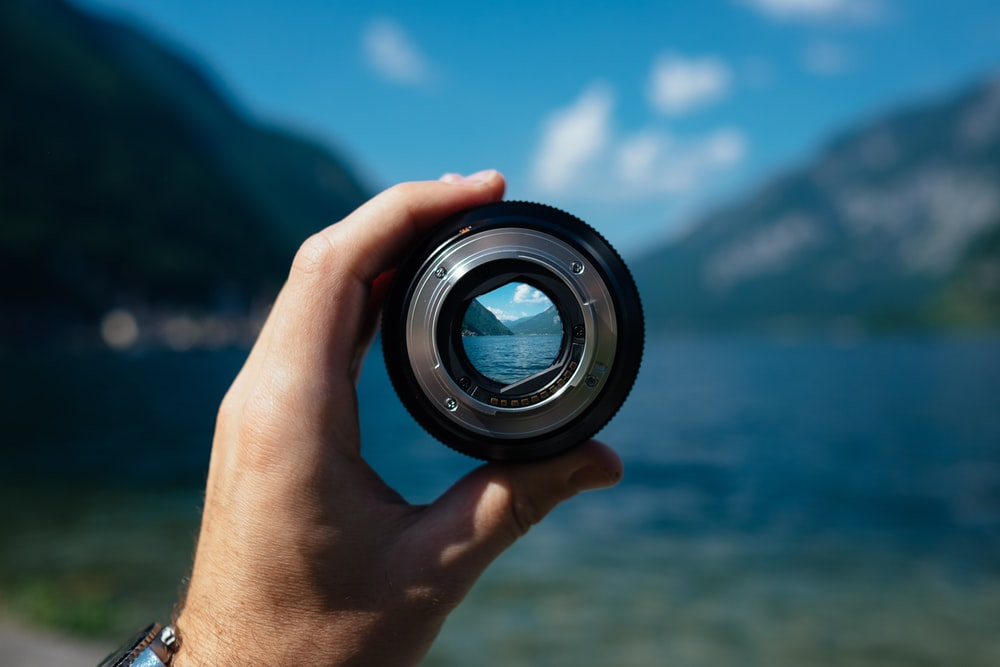
//> input picture Arvinder/thresholding/test_pic.jpeg, 1000 x 667 px
$ ./thresholding   (built with g++ and OpenCV 4)
//> lines starting //> are read from the running program, lines starting //| are printed output that depends on the picture
#include <iostream>
#include <string>

#include <opencv2/opencv.hpp>
// [6 lines of commented-out code are left out]


void show_image(cv::Mat &image){

    imshow("Image: ",image);

    cv::waitKey(0);

}

void show_dims(cv::Mat &image){
    std::cout<<"Rows: "<<image.rows<<std::endl;
    std::cout<<"Cols: "<<image.cols<<std::endl;
}

int main(){

    std::string test_pic = "./test_pic.jpeg";
    std::string yinyangGrayPath = "./test_pic_gray.jpeg";

    cv::Mat image = cv::imread(test_pic);
//> image is the input picture: 667 rows x 1000 cols, CV_8UC3; mean B, G, R 99.2, 85.9, 51.1
    cv::Mat grayImage;

    cv::cvtColor(image,grayImage,cv::COLOR_BGR2GRAY);
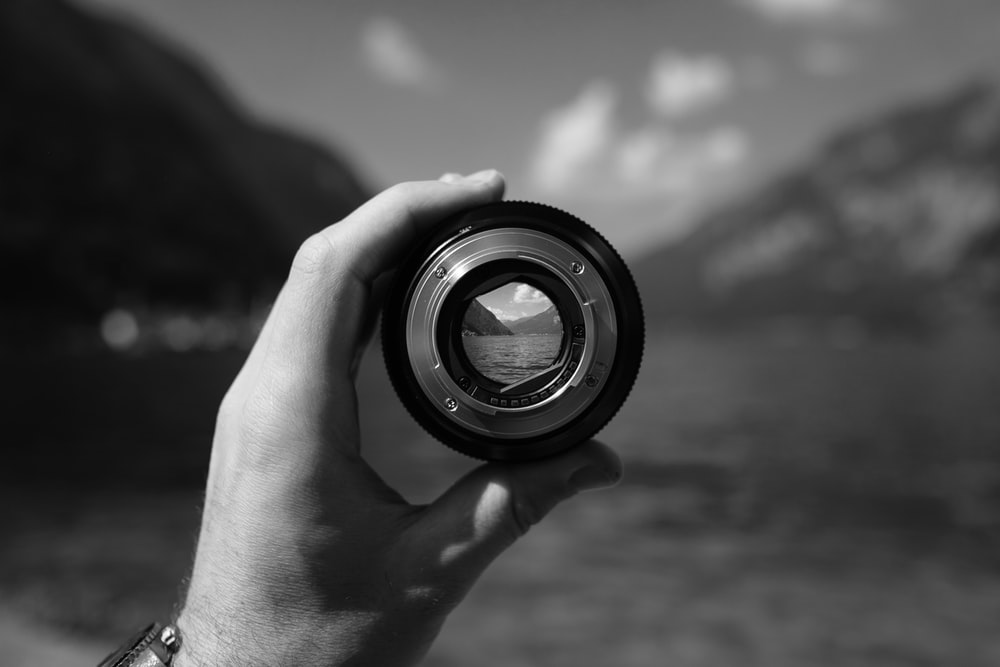
//> grayImage: 667 rows x 1000 cols, CV_8UC1; min 0, max 255, mean 77

    show_image(image);

    show_image(grayImage);

    if(!image.data) {
        std::cout<< "No image"<<std::endl;
        return 0;
    }

    cv::Mat channels[3];

    cv::split(image,channels);
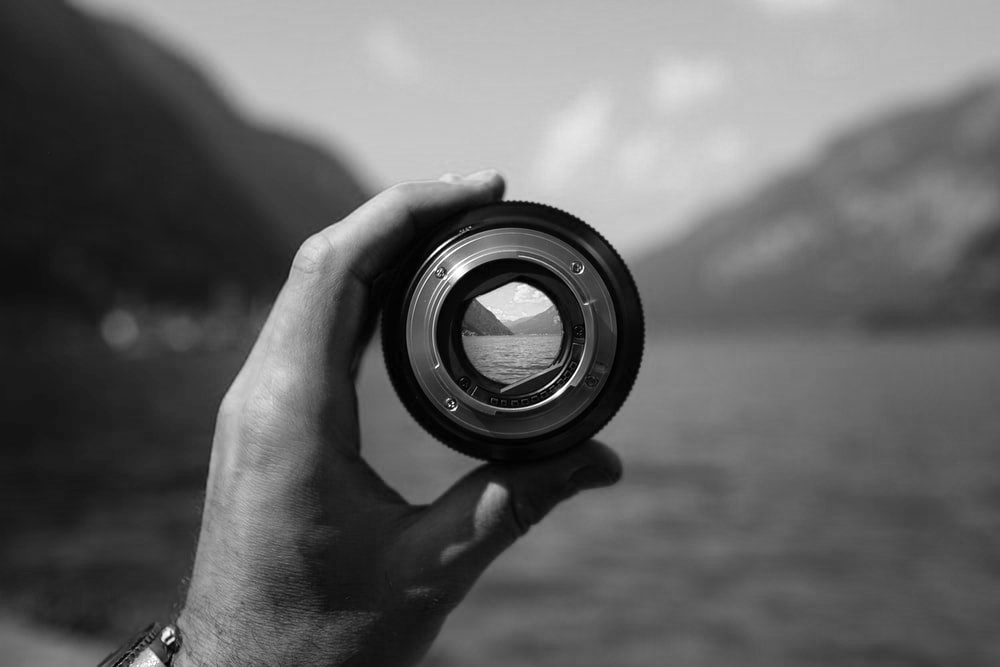
//> channels[0]: 667 rows x 1000 cols, CV_8UC1; min 0, max 255, mean 99.2
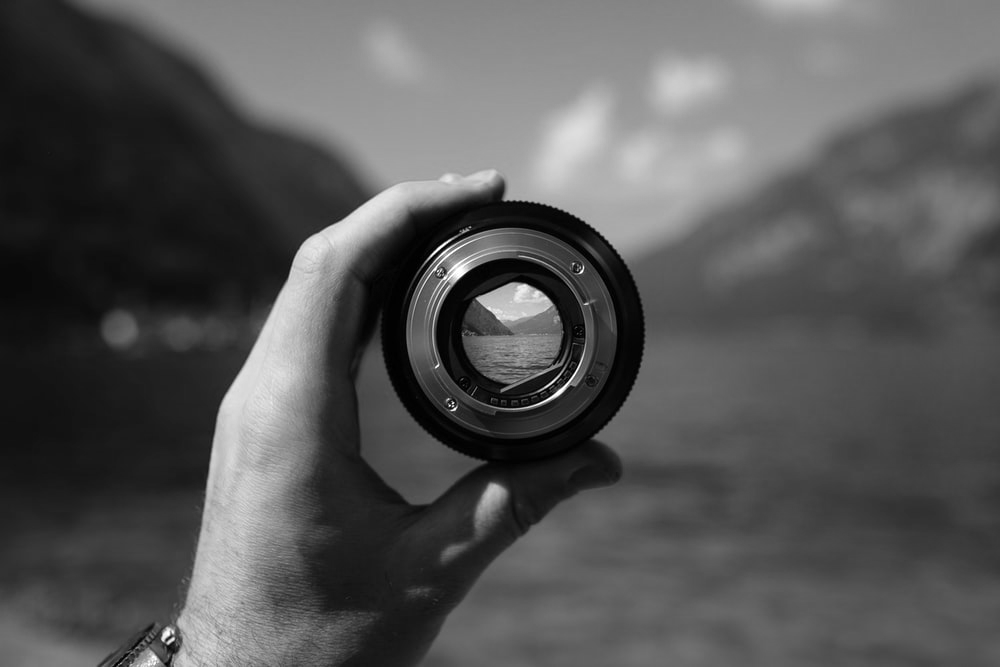
//> channels[1]: 667 rows x 1000 cols, CV_8UC1; min 0, max 255, mean 85.9
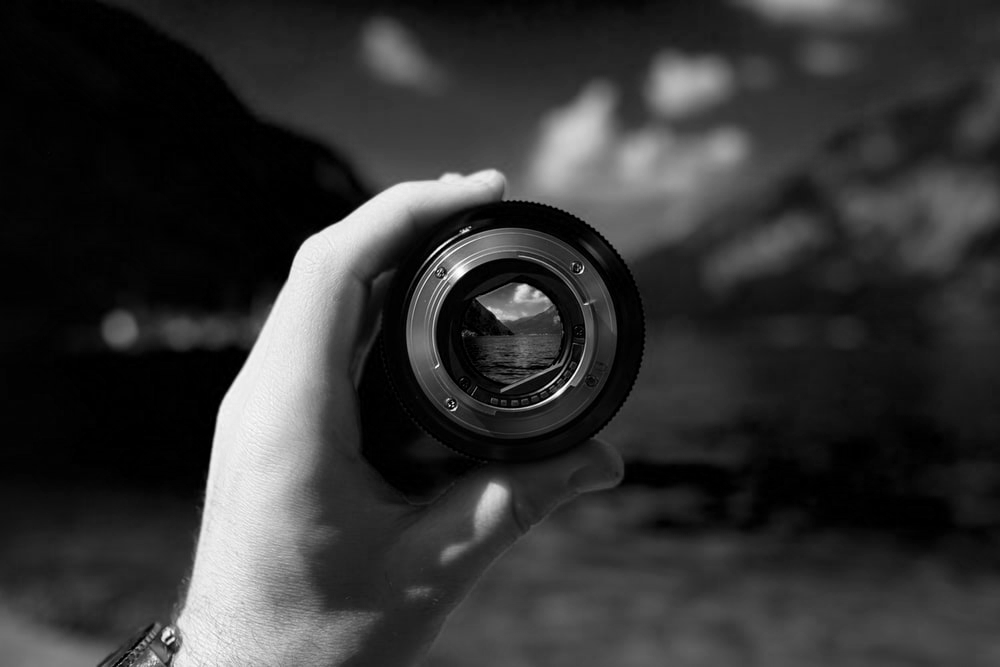
//> channels[2]: 667 rows x 1000 cols, CV_8UC1; min 0, max 255, mean 51.1


    show_image(channels[0]);
    show_image(channels[1]);
    show_image(channels[2]);

    show_dims(channels[0]);
//| Rows: 667
//| Cols: 1000


}
